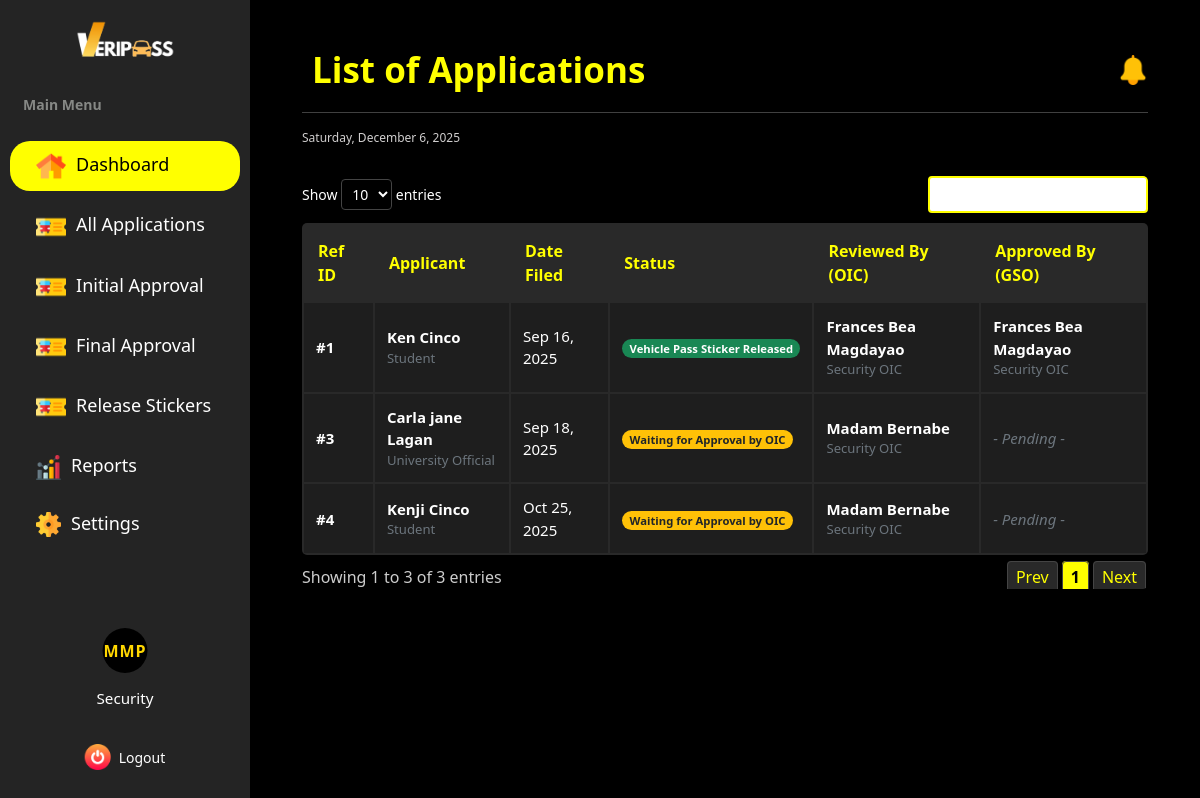
/dashboard/security/manage_application/ (signed in), run on an earlier commit of the app's database.
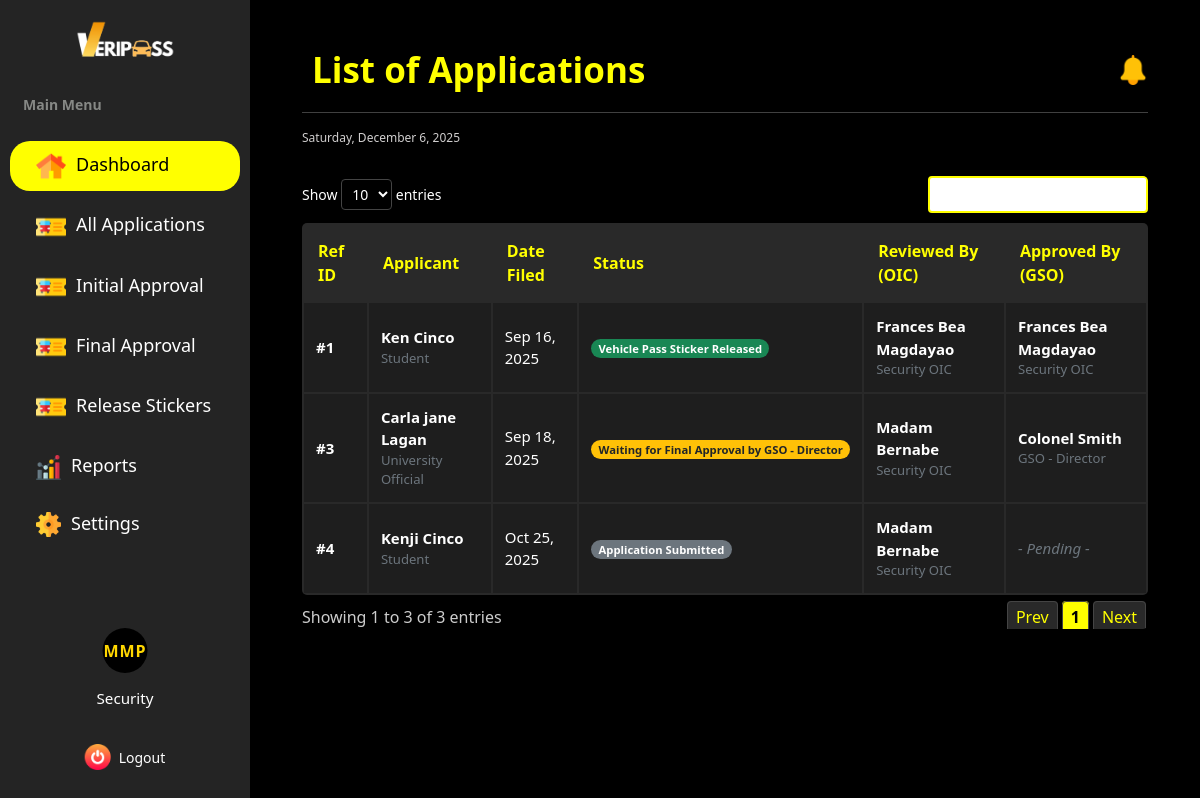
And on a later commit of the database.
### vehicle_pass/models.py (models this page shows, shortened)
class BaseModel(models.Model):
    created_at = models.DateTimeField(auto_now_add=True, db_index=True)
    updated_at = models.DateTimeField(auto_now=True)
    class Meta:
        abstract = True

class Registration(BaseModel):
    STATUS_CHOICES = [
        ('no application', 'No Application'),
        ('application submitted', 'Application Submitted'),
        ('initial approval', 'Waiting for Approval by OIC'),
        ('final approval', 'Waiting for Final Approval by GSO - Director'),
        ('approved', 'Approved'),
        ('sticker released', 'Vehicle Pass Sticker Released'),
        ('rejected', 'Rejected')
    ]
    registration_number = models.BigAutoField(primary_key=True)
    user = models.ForeignKey(UserProfile, on_delete=models.CASCADE)
    vehicle = models.ForeignKey(Vehicle, on_delete=models.CASCADE)
    files = models.URLField(max_length=255)
    status = models.CharField(max_length=85, choices=STATUS_CHOICES, default='no application')
    remarks = models.TextField(null=True)
    initial_approved_by = models.ForeignKey(SecurityProfile, on_delete=models.CASCADE, related_name='initial_approval', null=True, blank=True)
    final_approved_by = models.ForeignKey(SecurityProfile, on_delete=models.CASCADE, related_name='final_approval', null=True, blank=True)
    date_of_filing = models.DateTimeField(auto_now_add=True)
    sticker_released_date = models.DateField(blank=True, null=True)
    e_signature = models.ImageField(upload_to='signature/')
    printed_name = models.CharField(max_length=125)
    signature_date = models.DateTimeField(null=True, blank=True)

class UserProfile(BaseModel):
    ROLE_CHOICES = [('user', 'User'),
        ('security', 'Security'),
        ('admin', 'Admin')
        ]
    SCHOOL_ROLE_CHOICES = [('student', 'Student'),
                           ('faculty & staff', 'Faculty and Staff'),
                           ('university official', 'University Official')
    ]
    COLLEGE_CHOICES = [('CAD', 'College of Architecture and Design'),
                       ('CAH', 'College of Arts and Humanities'),
                       ('CBA', 'College of Business and Accountancy'),
                       ('CCJE', 'College of Criminal Justice and Education'),
                       ('CoE', 'College of Engineering'),
                       ('CHTM', 'College of Hospitality Management and Tourism'),
                       ('CNHS', 'College of Nursing and Health Sciences'),
                       ('CS', 'College of Sciences'),
                       ('CTE', 'College of Teacher Education'),
    ]
    YEAR_LEVEL_CHOICES = [('first year', 'First Year'),
                          ('second year', 'Second Year'),
                          ('third year', 'Third Year'),
                          ('fourth year', 'Fourth year'),
                          ('fifth year', 'Fifth Year')
    ]
    OFFICE_CHOICES = [
        ('university president', 'University President'),
        ('university president coa', 'University President COA'),
        ('office of the university secretary', 'Office of the University Secretary'),
        ('legal office', 'Legal Office (Data Privacy Office)'),
        ('planning and development office', 'Planning and Development Office'),
        ('office of the internal audit services', 'Office of the Internal Audit Services (QMS)'),
        ('public information office', 'Public Information Office'),
        ('alumni affairs office', 'Alumni Affairs Office'),
        ('academic council', 'Academic Council'),
        ('administrative council', 'Administrative Council'),
        ('research and extension council', 'Research and Extension Council'),
        ('management committee', 'Management Committee'),
        ('university ethics committee', 'University Ethics Committee'),
        ('gender and development office', 'Gender and Development Office'),
        ('international affairs and linkages office', 'International Affairs and Linkages Office'),
        ('office of the vice president for finance and administration', 'Office of the Vice President for Finance and Administration'),
        ('bids and awards committee', 'Bids and Awards Committee'),
        ('administrative management office', 'Administrative Management Office'),
        ('records archives management office', 'Records Archives Management Office'),
        ('human resource management office', 'Human Resource Management Office'),
        ('faculty and staff development unit', 'Faculty and Staff Development Unit'),
        ('health services office', 'Health Services Office'),
        ('management information system information office', 'Management Information System Information Office'),
        ('security office', 'Security Office'),
        ('supply and property management office', 'Supply and Property Management Office'),
        ('disaster risk reduction and management office', 'Disaster Risk Reduction and Management Office'),
        ('project management office', 'Project Management Office'),
        ('general services office', 'General Services Office'),
        ('utility and environmental management office', 'Utility and Environmental Management Office'),
        ('motorpool office', 'Motorpool Office'),
        ('finance management service offices (cfo)', 'Finance Management Service Offices (CFO)'),
        ('accounting office', 'Accounting Office'),
        ('processing unit', 'Processing Unit'),
        ('student accounts & assessment', 'Student Accounts & Assessment'),
        ('financial reporting', 'Financial Reporting'),
        ('budget office', 'Budget Office'),
        ('production services/income generating projects office', 'Production Services/Income Generating Projects Office'),
        ('production', 'Production'),
        ('sifma', 'SIFMA'),
        ('university bookstore', 'University Bookstore'),
        ('auxiliary services - canteen', 'Auxiliary Services - Canteen'),
        ('auxiliary services - hostel', 'Auxiliary Services - Hostel'),
        ('auxiliary services - dormitory', 'Auxiliary Services - Dormitory'),
        ('university printing press', 'University Printing Press'),
        ('procurement office', 'Procurement Office'),
        ('cashiers office', 'Cashier’s Office'),
        ('office of the vice president for research, development and extension', 'Office of the Vice President for Research, Development and Extension'),
        ('university research office', 'University Research Office'),
        ('university extension service office', 'University Extension Service Office'),
        ('intellectual property and technology transfer office', 'Intellectual Property and Technology Transfer Office'),
        ('palawan studies center', 'Palawan Studies Center'),
        ('center for strategy policy and governance', 'Center for Strategy Policy and Governance'),
        ('panrehiyong iv-b sentro ng wikang pilipino', 'Panrehiyong IV-B Sentro ng Wikang Pilipino'),
        ('marine science research center', 'Marine Science Research Center'),
        ('palawan international technology business incubator & startup hub office', 'Palawan International Technology Business Incubator & Startup Hub Office'),
        ('office of the vice president for academic affairs', 'Office of the Vice President for Academic Affairs'),
        ('office of the eteeap', 'Office of the ETEEAP'),
        ('office of the university registrar', 'Office of the University Registrar'),
        ('university quality assurance center', 'University Quality Assurance Center'),
        ('office of the university sports', 'Office of the University Sports'),
        ('office of the curriculum & instructional materials development', 'Office of the Curriculum & Instructional Materials Development'),
        ('office of the student affairs and services', 'Office of the Student Affairs and Services'),
        ('social and cultural affairs (psu band, psu dance troupe, psu singers)', 'Social and Cultural Affairs (PSU Band, PSU Dance Troupe, PSU Singers)'),
        ('office of the university library', 'Office of the University Library'),
        ('psu museum', 'PSU Museum'),
    ]
    WORKPLACE_CHOICES = OFFICE_CHOICES + COLLEGE_CHOICES
    corporate_email = models.EmailField(max_length=50, unique=True)
    password = models.CharField(max_length=128)
    contact = models.CharField(max_length=14)
    lastname = models.CharField(max_length=25)
    firstname = models.CharField(max_length=50)
    middlename = models.CharField(max_length=25, blank=True, null=True)
    suffix = models.CharField(max_length=5, blank=True, null=True)
    address = models.CharField(max_length=100, blank=True, null=True)
    dl_number = models.CharField(max_length=25)
    college = models.CharField(max_length=100, choices=COLLEGE_CHOICES ,blank=True, null=True)
    program = models.CharField(max_length=100, blank=True, null=True)
    year_level = models.CharField(max_length=40, choices=YEAR_LEVEL_CHOICES, blank=True, null=True)
    father_name = models.CharField(max_length=100, blank=True, null=True)
    father_contact = models.CharField(max_length=14, blank=True, null=True)
    father_address = models.CharField(max_length=150, blank=True, null=True)
    mother_name = models.CharField(max_length=100, blank=True, null=True)
    mother_contact =models.CharField(max_length=14, blank=True, null=True)
    mother_address = models.CharField(max_length=150, blank=True, null=True)
    guardian_name = models.CharField(max_length=100, blank=True, null=True)
    guardian_contact = models.CharField(max_length=14, blank=True, null=True)
    guardian_address = models.CharField(max_length=150, blank=True, null=True)
    position = models.CharField(max_length=50, blank=True, null=True)
    workplace = models.CharField(max_length=150, choices=WORKPLACE_CHOICES, blank=True, null=True)
    role = models.CharField(max_length=20, choices=ROLE_CHOICES, default='user', null=True)
    school_role = models.CharField(max_length=20, choices=SCHOOL_ROLE_CHOICES, null=True, blank=True)

class SecurityProfile(BaseModel):
    SECURITY_LEVEL_CHOICES = [('guard', 'Security Guard/Personnel'),
                      ('oic', 'Security OIC'),
                      ('gso director', 'GSO - Director')]
    user = models.OneToOneField(UserProfile, on_delete=models.CASCADE)
    badgeNumber = models.CharField(max_length=10)
    job_title = models.CharField(max_length=30)
    level = models.CharField(max_length=20, choices=SECURITY_LEVEL_CHOICES, default='guard')

### vehicle_pass/views.py (the view)
# urls.py: path('dashboard/security/manage_application/', views.SecurityAllApplicationsView.as_view(), name='security_manage_application'),
class SecurityAllApplicationsView(CustomLoginRequiredMixin, ListView):
    model = Registration
    template_name = 'Security/Security_Application.html'
    context_object_name = 'applications'
    paginate_by = 20
    def get_context_data(self, **kwargs):
        context = super().get_context_data(**kwargs)
        context['page_title'] = "All Applications"
        return context

### templates/Security/Security_Application.html (shortened to what this page needs)
{% extends "includes/security_sidebar.html" %}
{% load static %}
{% block extra_css %}
    <link rel="stylesheet" href="https://cdn.datatables.net/responsive/2.4.1/css/responsive.dataTables.min.css">
    <link rel="stylesheet" href="{% static 'css/security-dashboard-style.css' %}">
    <link rel="stylesheet" href="{% static 'css/sidebar.css' %}">
{% endblock %}
{% block content %}
<div class="main-content flex-grow-1 ms-uto">
    <div class="container-fluid py-1">
        <div class="d-flex justify-content-between align-items-center">
            <h2 class="title mb-3 mb-md-0">List of Applications</h2>
            <div class="d-flex align-items-center gap-3">
                <a href="Announcements.html" class="text-decoration-none position-relative">
                    <img src="{% static 'images/notification.png' %}" alt="Notifications" width="30" height="30">
                </a>
            </div>
        </div>
        <hr>
        <small><span id="date"></span></small>
        <br>
        <section class="table-container">
            <table id="myTable" class="users-table">
                <thead>
                    <tr>
                        <th>Ref ID</th>
                        <th>Applicant</th>
                        <th>Date Filed</th>
                        <th>Status</th>
                        <th>Reviewed By (OIC)</th>
                        <th>Approved By (GSO)</th>
                    </tr>
                </thead>
                <tbody>
                {% for application in applications %}
                    <tr>
                        <td><span class="fw-bold">#{{ application.registration_number }}</span></td>
                        <td>
                            <div class="d-flex flex-column">
                                <span class="fw-bold">{{ application.user.firstname }} {{ application.user.lastname }}</span>
                                <small class="text-secondary">
                                    {{ application.user.get_school_role_display|default:application.user.role|title }}
                                </small>
                            </div>
                        </td>
                        <td>{{ application.date_of_filing|date:"M d, Y" }}</td>
                        <td>
                            <span class="badge rounded-pill
                                {% if 'approved' in application.status or 'released' in application.status %}bg-success
                                {% elif 'rejected' in application.status %}bg-danger
                                {% elif 'submitted' in application.status %}bg-secondary
                                {% else %}bg-warning text-dark{% endif %}">
                                {{ application.get_status_display }}
                            </span>
                        </td>
                        <td>
                            {% if application.initial_approved_by %}
                                <div class="d-flex flex-column">
                                    <span class="fw-bold">
                                        {{ application.initial_approved_by.user.firstname }} {{ application.initial_approved_by.user.lastname }}
                                    </span>
                                    <small class="text-secondary">{{ application.initial_approved_by.get_level_display }}</small>
                                </div>
                            {% else %}
                                <span class="text-secondary fst-italic">- Pending -</span>
                            {% endif %}
                        </td>
                        <td>
                            {% if application.final_approved_by %}
                                <div class="d-flex flex-column">
                                    <span class="fw-bold">
                                        {{ application.final_approved_by.user.firstname }} {{ application.final_approved_by.user.lastname }}
                                    </span>
                                    <small class="text-secondary">{{ application.final_approved_by.get_level_display }}</small>
                                </div>
                            {% else %}
                                <span class="text-secondary fst-italic">- Pending -</span>
                            {% endif %}
                        </td>
                    </tr>
                {% empty %}
                    <tr>
                        <td colspan="6" class="text-center text-secondary">No applications found.</td>
                    </tr>
                {% endfor %}
                </tbody>
            </table>
        </section>
    </div>
</div>
{% endblock %}

What changed in the data, as far as the page shows it:
changed Registration "Carla jane": status "Waiting for Approval by OIC" → "Waiting for Final Approval by GSO - Director"; final_approved_by.user.firstname (not shown) → "Colonel"; final_approved_by.user.lastname (not shown) → "Smith"; final_approved_by.level (not shown) → "GSO - Director"; no longer shows "- Pending -"
changed Registration "Kenji": status "Waiting for Approval by OIC" → "Application Submitted"
